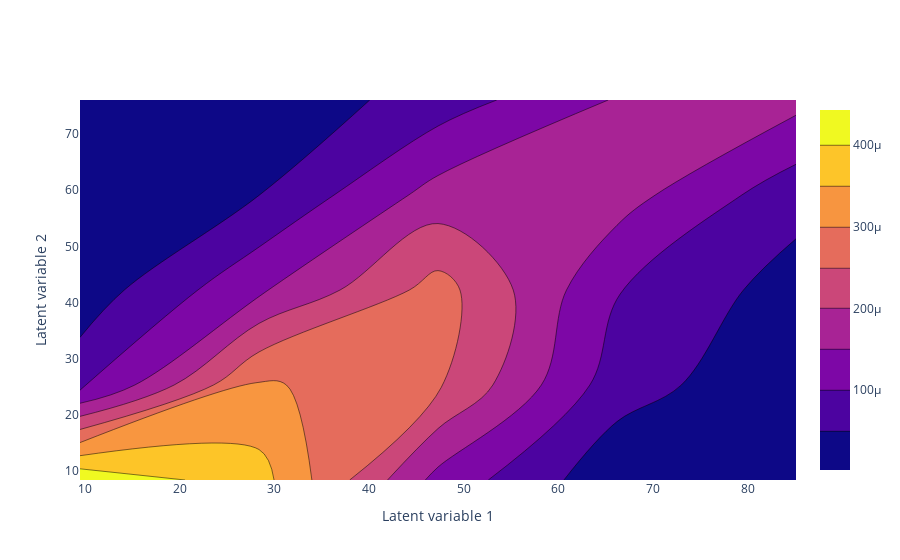

Notebook source saved alongside this figure:
### Code cell
ae_model.plot_latent_score_distribution(latent_variables_to_plot=(1, 2), contour_plot_bins=5, scale = "bit", z_estimation_method = "NN")

### Figure 1 — Plotly figure (JSON) as saved in the notebook; plotly's stock layout.template omitted (floating-point values rounded to 4 significant figures)
{"data": [{"colorscale": [[0, "#0d0887"], [0.1111, "#46039f"], [0.2222, "#7201a8"], [0.3333, "#9c179e"], [0.4444, "#bd3786"], [0.5556, "#d8576b"], [0.6667, "#ed7953"], [0.7778, "#fb9f3a"], [0.8889, "#fdca26"], [1, "#f0f921"]], "type": "contour", "x": [9.457, 28.37, 47.28, 66.2, 85.11], "y": [8.451, 25.35, 42.25, 59.16, 76.06], "z": [[0.0004427, 0.0003699, 0.0001332, 1.49e-05, 2.483e-06], [8.027e-05, 0.0003079, 0.0002565, 7.2e-05, 1.076e-05], [1.986e-05, 0.0001415, 0.0002706, 0.0001026, 2.814e-05], [7.448e-06, 4.965e-05, 0.0001697, 0.0001721, 6.869e-05], [2.483e-06, 1.159e-05, 7.365e-05, 0.0001539, 0.0001655]]}], "layout": {"title": {}, "xaxis": {"title": {"text": "Latent variable 1"}}, "yaxis": {"title": {"text": "Latent variable 2"}}}}
